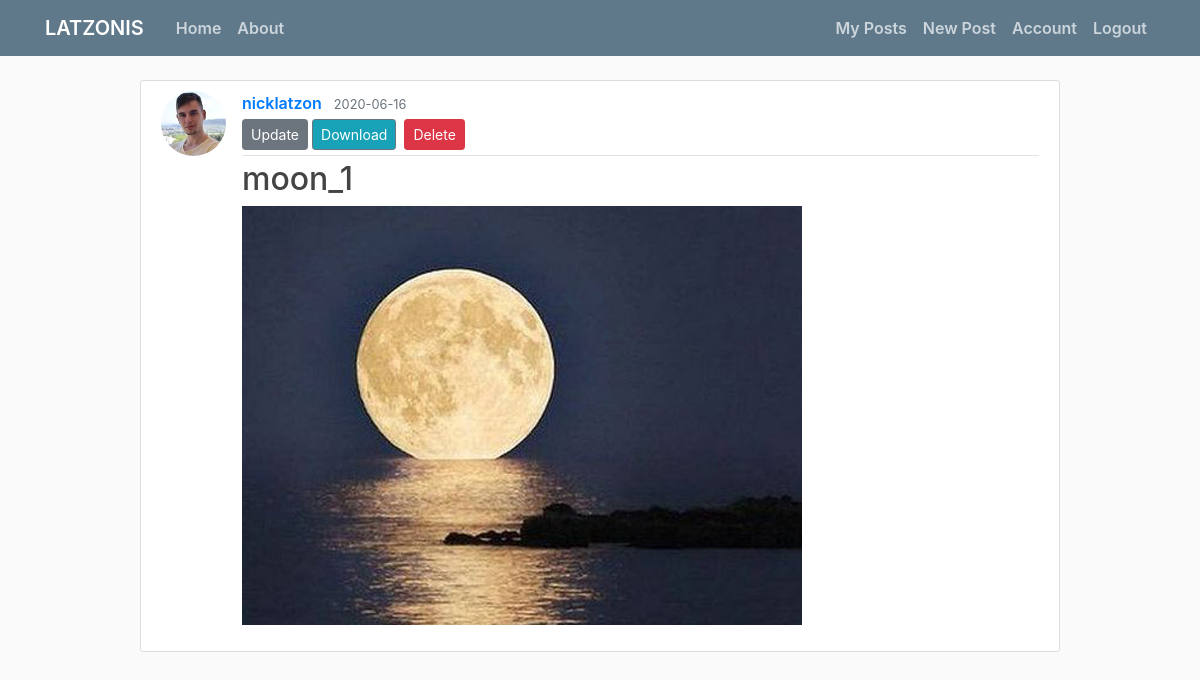
The app's page /post/1 (signed in) with its own data.
### flaskblog/models.py (models this page shows, shortened)
class User(db.Model, UserMixin):
    id = db.Column(db.Integer, primary_key=True)
    username = db.Column(db.String(20), unique=True, nullable=False)
    email = db.Column(db.String(120), unique=True, nullable=False)
    image_file = db.Column(db.String(20), nullable=False, default='default.jpg')
    password = db.Column(db.String(60), nullable=False)
    posts = db.relationship('Post', backref='author', lazy=True)

class Post(db.Model):
    id = db.Column(db.Integer, primary_key=True)
    title = db.Column(db.String(100), nullable=False)
    date_posted = db.Column(db.DateTime, nullable=False, default=datetime.utcnow)
    picture = db.Column(db.String(20), nullable=False)
    user_id = db.Column(db.Integer, db.ForeignKey('user.id'), nullable=False)

### flaskblog/posts/routes.py (the view)
@posts.route("/post/<int:post_id>")
def post(post_id):
    post = Post.query.get_or_404(post_id)
    return render_template('post.html', title=post.title, post=post)

### flaskblog/models.py (called while the page is built)
@login_manager.user_loader
def load_user(user_id):
    return User.query.get(int(user_id))

### flaskblog/templates/post.html (shortened to what this page needs)
{% extends "layout.html" %}
{% block content %}
  <article class="media content-section">
    <img class="rounded-circle article-img" src="{{ url_for('static', filename='profile_pics/' + post.author.image_file) }}">
    <div class="media-body">
      <div class="article-metadata">
        <a class="mr-2" href="{{ url_for('users.user_posts', username=post.author.username) }}">{{ post.author.username }}</a>
        <small class="text-muted">{{ post.date_posted.strftime('%Y-%m-%d') }}</small>
        {% if post.author == current_user %}
          <div>
            <a class="btn btn-secondary btn-sm mt-1 mb-1" href="{{ url_for('posts.update_post', post_id=post.id) }}">Update</a>
            <a class="btn btn-secondary btn-sm mt-1 mb-1" style="background-color: #17a2b8" href="{{ url_for('posts.download_post', post_id=post.id) }}">Download</a>
            <button type="button" class="btn btn-danger btn-sm m-1" data-toggle="modal" data-target="#deleteModal">Delete</button>
          </div>
        {% endif %}
      </div>
      <h2 class="article-title">{{ post.title }}</h2>
      <figure class="figure">
          <img style="max-width: 800px" src="{{ url_for('static', filename='post_pics/' + post.picture) }}"  alt="Picture">
      </figure>
    </div>
  </article>
{% endblock content %}

### flaskblog/static/main.css (style rules this page uses)
body { background: #fafafa; color: #333333; margin-top: 5rem; font-weight: 600; }
img { width:100%; max-width:600px; }
h2, h3, h4, h5, h6 { color: #444444; }
.content-section { background: #ffffff; padding: 10px 20px; border: 1px solid #dddddd; border-radius: 3px; margin-bottom: 20px; }
.article-title { color: #444444; }
.article-img { height: 65px; width: 65px; margin-right: 16px; }
.article-metadata { padding-bottom: 1px; margin-bottom: 4px; border-bottom: 1px solid #e3e3e3 }

### records on screen
User: image_file (picture), author.username "nicklatzon"
Post: date_posted "2020-06-16", title "moon_1", picture (picture)
